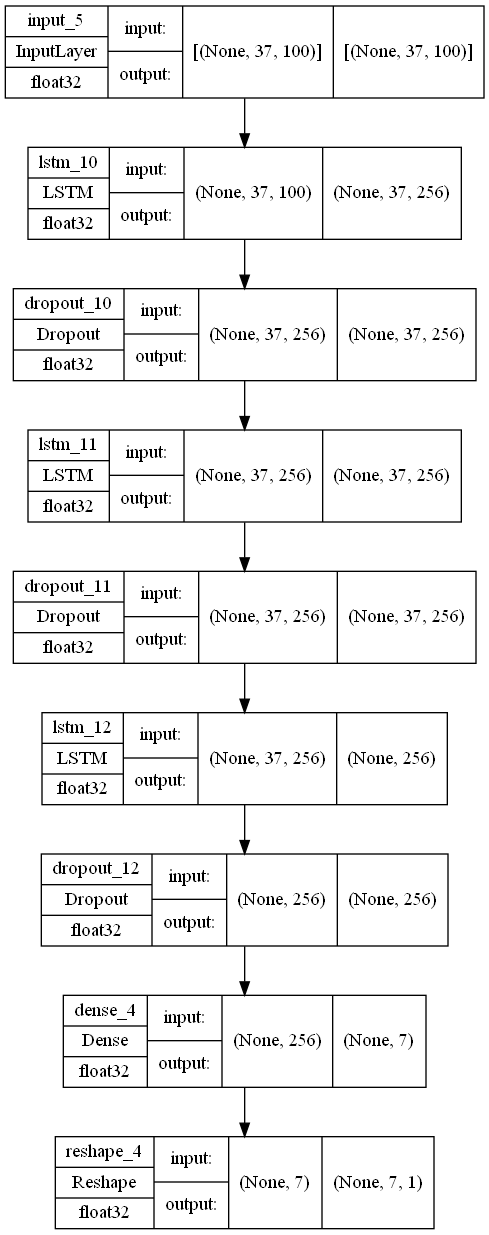

Write Python code to recreate this figure.
import os
import os.path
import random
import shutil
from glob import glob

import numpy as np
import pandas as pd
import tensorflow as tf

RANDOM_SEED = 42
def is_updated():
    print('yes')

def load_dataset(filepath: str) -> pd.DataFrame:
    df = pd.read_pickle(filepath)

    # drop numeric and unnecessary columns
    cols = ['hoursWorkedMean', 'NYT_ConfirmedCases.data', 'NYT_ConfirmedDeaths.data', 'NYT_ConfirmedDeaths.missing',
            'county', 'LND110210', 'countyStateName', 'stateFip', 'countyFip']
    df.drop(cols, axis=1, inplace=True)

    # temporarily replace fips code with latitude and longitude
    counties = pd.read_csv('2021_Gaz_counties_national.txt', delimiter='\t')
    counties.rename(columns={
        'INTPTLONG                                                                                                               ': 'longitude',
        'INTPTLAT': 'latitude'}, inplace=True)

    counties = counties[['GEOID', 'latitude', 'longitude']]
    df.fips = df.fips.astype('int64')

    df = df.merge(counties, how='left', left_on='fips', right_on='GEOID')
    df.drop(['GEOID'], axis=1, inplace=True)

    # Replace dates with monotonically increasing integers starting with the minimum date

    df.dates = pd.to_datetime(df.dates, format='%Y-%m-%d')
    min_date = min(df.dates)
    max_date = max(df.dates)

    df['day'] = (df.dates - min_date).dt.days
    # if(drop_date):
    #     df.drop(['dates'], axis=1, inplace=True)

    # Replace the integer representation of date with sin and cosine encoding
    cyclical_interval = 365
    continuous_interval = 3650
    df['cyclical_sin'] = np.sin((df.day * 2 * np.pi) / cyclical_interval)
    df['cyclical_cos'] = np.cos((df.day * 2 * np.pi) / cyclical_interval)
    df['continuous_sin'] = np.sin((df.day * 2 * np.pi) / continuous_interval)
    df['continuous_cos'] = np.cos((df.day * 2 * np.pi) / continuous_interval)
    df.drop('day', axis=1, inplace=True)

    # Get the feature column for latitude and longitude
    lat_buckets = list(np.linspace(df.latitude.min(), df.latitude.max(), 100))
    long_buckets = list(np.linspace(df.longitude.min(), df.longitude.max(), 100))

    # make feature columns
    lat_fc = tf.feature_column.bucketized_column(tf.feature_column.numeric_column('latitude'), lat_buckets)
    long_fc = tf.feature_column.bucketized_column(tf.feature_column.numeric_column('longitude'), long_buckets)

    # crossed columns tell the model how the features relate
    # No precise rule, maybe 1000 buckets will be good?
    crossed_latlong = tf.feature_column.crossed_column(keys=[lat_fc, long_fc],
                                                       hash_bucket_size=1000)

    embedded_latlong = tf.feature_column.embedding_column(crossed_latlong, 9)

    feature_layer = tf.keras.layers.DenseFeatures(embedded_latlong)

    df[['geo0', 'geo1', 'geo2', 'geo3', 'geo4', 'geo5', 'geo6', 'geo7', 'geo8']] = feature_layer(
        {'latitude': df.latitude, 'longitude': df.longitude})

    # Normalize the data

    cols_to_normalize = [
        'TotalPopulation.data', 'MaleAndFemale_AtLeast65_Population.data',
        'Male_Total_Population.data', 'Female_Total_Population.data',
        'MaleAndFemale_Under18_Population.data', 'BLS_EmployedPopulation.data',
        'BLS_EmployedPopulation.missing', 'BLS_UnemployedPopulation.data',
        'BLS_UnemployedPopulation.missing', 'BLS_UnemploymentRate.data',
        'BLS_UnemploymentRate.missing', 'BLS_LaborForcePopulation.data',
        'BLS_LaborForcePopulation.missing', 'AverageDailyTemperature.data',
        'AverageDailyTemperature.missing', 'AverageDewPoint.data',
        'AverageDewPoint.missing', 'AverageRelativeHumidity.data',
        'AverageRelativeHumidity.missing', 'AverageSurfaceAirPressure.data',
        'AverageSurfaceAirPressure.missing', 'AveragePrecipitationTotal.data',
        'AveragePrecipitationTotal.missing', 'AveragePrecipitation.data',
        'AveragePrecipitation.missing', 'AverageWindDirection.data',
        'AverageWindDirection.missing', 'AverageWindSpeed.data',
        'AverageWindSpeed.missing', 'hospitalIcuBeds', 'hospitalStaffedBeds',
        'hospitalLicensedBeds', 'latestTotalPopulation', 'jhu_daily_death',
        'jhu_daily_cases', 'jhu_daily_new_cases',
        'jhu_daily_death_rolling_7',
        'jhu_daily_cases_rolling_7', 'jhu_daily_new_cases_rolling_7',
        'jhu_daily_death_rolling_30', 'jhu_daily_cases_rolling_30',
        'jhu_daily_new_cases_rolling_30', 'jhu_death_rate', 'jhu_case_rate',
        'jhu_new_case_rate', 'density', 'icu_beds_per_person',
        'staffed_beds_per_person', 'licensed_beds_per_person', 'cold_days',
        'hot_days', 'moderate_days', 'gte_65_percent', 'lt_18_percent',
        'employed_percent', 'unemployed_percent', 'totalMoved',
        'movedWithinState', 'movedWithoutState', 'movedFromAbroad',
        'publicTrans', 'totalTrans', 'householdsTotal', 'houseWith65',
        'house2+with65', 'houseFamily65', 'houseNonfam65', 'houseNo65',
        'house2+No65', 'houseFamilyNo65', 'houseNonfamNo65',
        'householdStructuresTotal', 'householdIncomeMedian', 'gini',
        'unitsInStructure', 'healthInsTotal',
        'healthInsNativeWith', 'healthInsForeignNatWith',
        'healthInsForeignNoncitWith', 'healthInsForeignNatNo',
        'healthInsForeignNoncitNo', 'healthInsNativeNo', 'pm25', 'latitude',
        'longitude']
    cols_raw = ['dates','fips', 'JHU_ConfirmedCases.data', 'JHU_ConfirmedDeaths.data', 'cyclical_sin', 'cyclical_cos',
                'continuous_sin',
                'continuous_cos', 'geo0', 'geo1', 'geo2', 'geo3', 'geo4', 'geo5', 'geo6', 'geo7', 'geo8']
    df_normalized = df[cols_to_normalize]
    df_normalized = (df_normalized - df_normalized.mean()) / (df_normalized.std()+0.000001)
    df_raw = df[cols_raw]
    df = pd.concat([df_raw, df_normalized], axis=1)

    return df


def xy_generator(data, fips, days=31, include_fips=False):
    for j, fip in enumerate(fips):
        if not j % 100:
            print(j, end='.')
        county = data[data.fips == fip]
        for i in range(days, len(county) + 1):
            first = round((np.arcsin(county.iloc[0, 4])/(np.pi*2))*3650)
            last = round((np.arcsin(county.iloc[-1, 4])/(np.pi*2))*3650)
            if last - first > days - 1:
                continue
            if not include_fips:
                data_matrix = county.iloc[i - days: i, 1:].to_numpy()
            else:
                data_matrix = county.iloc[i - days: i, :].to_numpy()
            yield data_matrix


def prepare_data(df, days_of_history=30, days_to_predict=1, n_samples=200, output_path='./data',include_fips=False):
    fips = df.fips.unique()

    Xi = []
    j = 0

    for i, x in enumerate(xy_generator(df, fips, days=days_of_history+days_to_predict, include_fips=include_fips)):
        Xi.append(x)
        if i and not i % (n_samples - 1):
            X = np.asarray(Xi)
            np.save(os.path.join(output_path, f'x_{j}.npy'), X)
            j += 1
            Xi = []
    if Xi:
        X = np.asarray(Xi)
        np.save(os.path.join(output_path, f'x_{j}.npy'), X)


def set_seed(random_seed=RANDOM_SEED):
    random.seed(random_seed)
    np.random.seed(random_seed)
    tf.random.set_seed(random_seed)
    os.environ['PYTHONHASHSEED'] = str(random_seed)


def train_test_eval_split(source='./data', train='./data/train', test='./data/test', eval_='./data/eval'):
    x_files = glob(os.path.join(source, 'x_*.npy'))
    random.shuffle(x_files)
    n_files = len(x_files)
    n_train = int(n_files * 0.70)
    n_eval = int(n_files * 0.15)
    n_test = n_files - n_train - n_eval
    train_files = x_files[:n_train]
    eval_files = x_files[n_train:n_train + n_test]
    test_files = x_files[n_train + n_test:]
    assert n_files == len(train_files) + len(eval_files) + len(test_files)
    for (subdir, lst) in [[train, train_files], [eval_, eval_files], [test, test_files]]:
        for file in lst:
            shutil.move(file, subdir)


def get_train_test_eval_ds(train='./data/train/x_*.npy', eval_='./data/eval/x_*.npy',
                           test='./data/test/x_*.npy', n_readers=5, n_parse_threads=5,
                           days_to_predict=1):
    train_files = glob(train)
    eval_files = glob(eval_)
    test_files = glob(test)

    def create_generator(files, cycle_length=5):
        set_seed()
        random.shuffle(files)
        for i in range(0, len(files), cycle_length):
            subset = files[i:i + cycle_length]
            np_arrays = [np.load(s) for s in subset]
            np_array = np.concatenate(np_arrays, axis=0)
            np.random.shuffle(np_array)
            yield np_array

    def split_xy(np_array):
        X = np_array[:, :-days_to_predict, :]
        y = np_array[:, -days_to_predict:, :1]
        return X, y

    train_ds = tf.data.Dataset.from_generator(lambda: create_generator(train_files, cycle_length=n_readers),
                                              output_types=tf.float32)
    train_ds = train_ds.map(split_xy, num_parallel_calls=n_parse_threads).prefetch(1)

    val_ds = tf.data.Dataset.from_generator(lambda: create_generator(eval_files, cycle_length=n_readers),
                                            output_types=tf.float32)
    val_ds = val_ds.map(split_xy, num_parallel_calls=n_parse_threads).prefetch(1)

    test_ds = tf.data.Dataset.from_generator(lambda: create_generator(test_files, cycle_length=n_readers),
                                             output_types=tf.float32)
    test_ds = test_ds.map(split_xy, num_parallel_calls=n_parse_threads).prefetch(1)

    return train_ds, val_ds, test_ds
